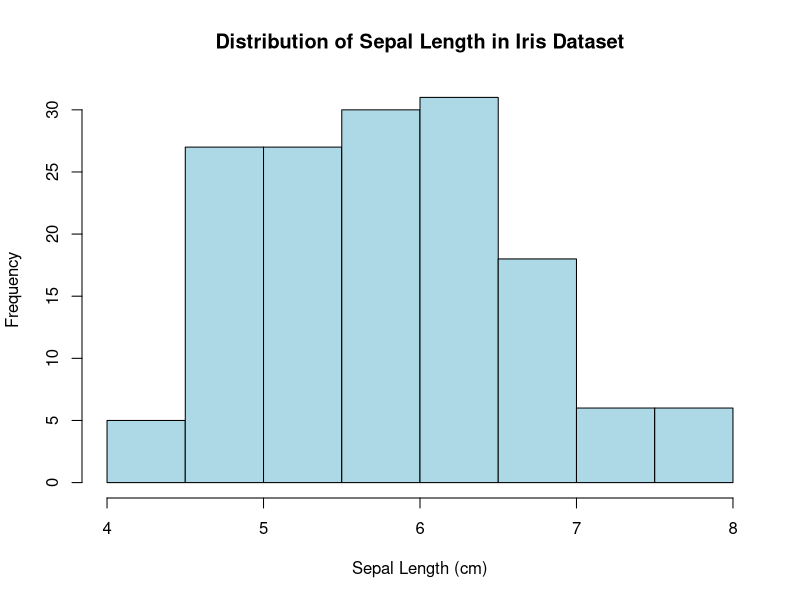
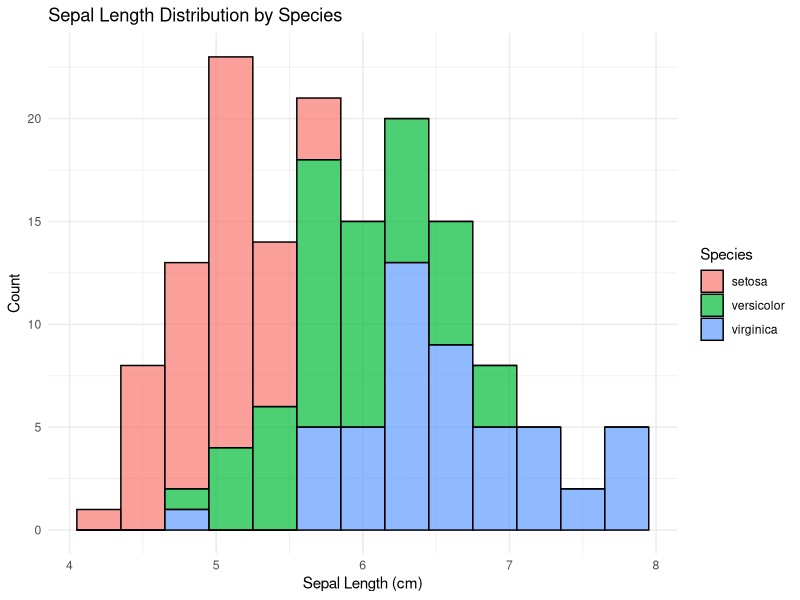
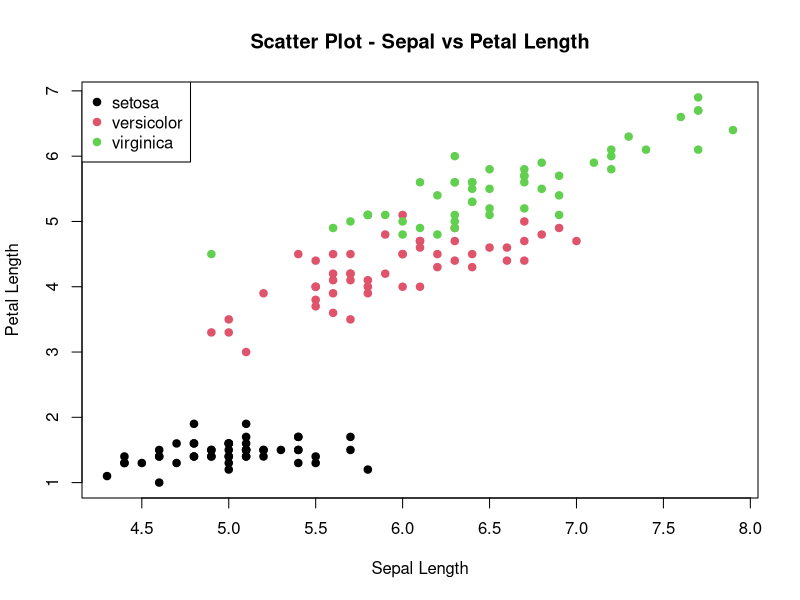
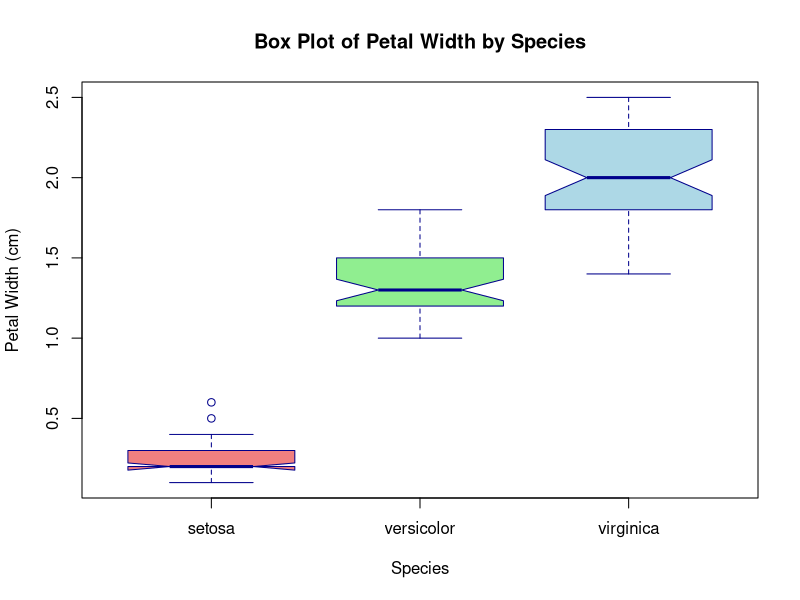
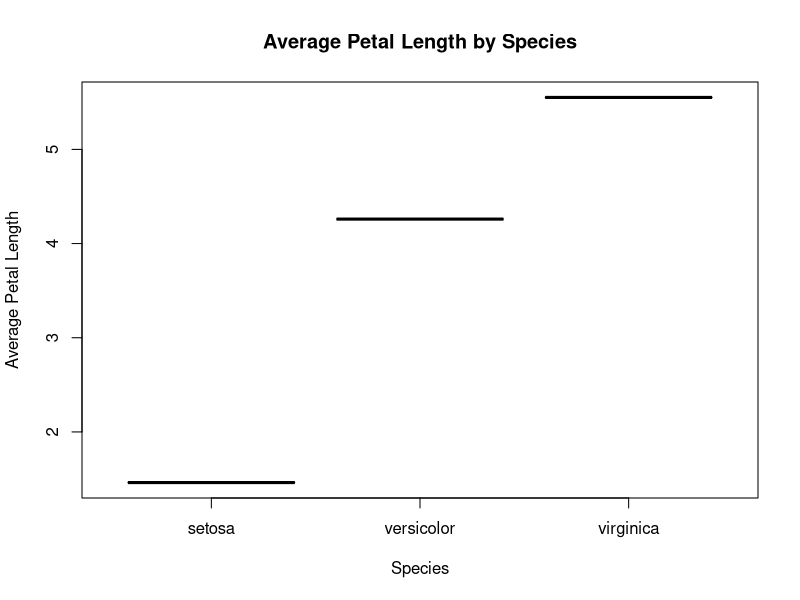
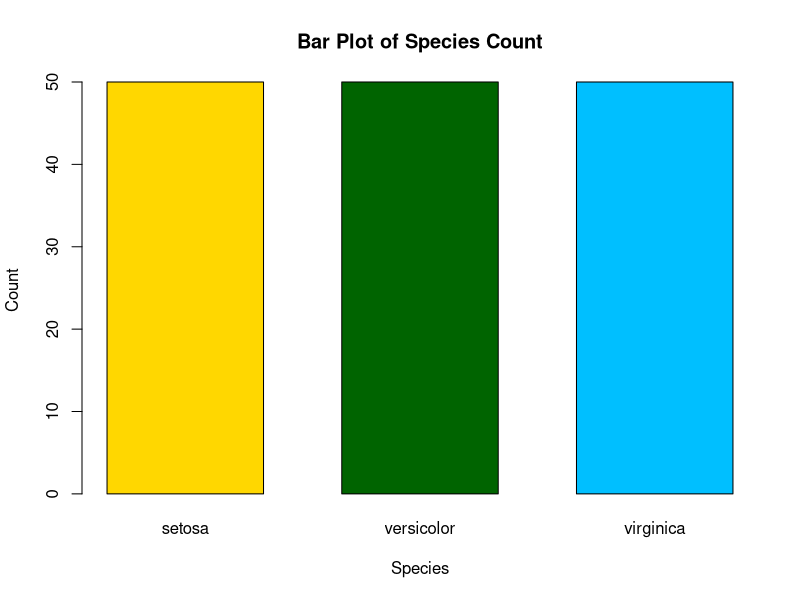

Write R code to recreate these figures, in order.
# ====================================================================
# lab10_obsidian.R
# Collaborative R Visualization Project
# Dataset: iris 
# Team Members:
# Rudresh 2330
# Sangana Ibrampurkar 2310
# Sanika Hoble 2309
# Unnat Umerye 2303
# Shripad Chodankar 2317
# Rakshita Kubal 2319 
# Adit Amonkar 23 
# ====================================================================
# Load dataset
data(iris)

# View structure
str(iris)

# 1. Histogram - Distribution of Sepal Length
# View structure
str(iris)

# Histogram for Sepal.Length
hist(iris$Sepal.Length,
     main = "Distribution of Sepal Length in Iris Dataset",
     xlab = "Sepal Length (cm)",
     ylab = "Frequency",
     col = "lightblue",
     border = "black")

library(ggplot2)
ggplot(iris, aes(x = Sepal.Length, fill = Species)) +
  geom_histogram(binwidth = 0.3, color = "black", alpha = 0.7) +
  labs(title = "Sepal Length Distribution by Species",
       x = "Sepal Length (cm)",
       y = "Count") +
  theme_minimal()

# 2. Scatter Plot - Sepal vs Petal Length
plot(iris$Sepal.Length, iris$Petal.Length,
     main = "Scatter Plot - Sepal vs Petal Length",
     xlab = "Sepal Length",
     ylab = "Petal Length",
     col = iris$Species,
     pch = 19)
legend("topleft", legend = unique(iris$Species), col = 1:3, pch = 19)

# 3. Box Plot - Petal Width by Species
# Description:
# This box plot visualizes the distribution of Petal Width for each species in the iris dataset.
# It helps identify the spread, median, and any potential outliers.

# Display first few rows to understand structure
head(iris)

# Box Plot to compare Petal Width across Species
boxplot(Petal.Width ~ Species,
        data = iris,
        main = "Box Plot of Petal Width by Species",
        xlab = "Species",
        ylab = "Petal Width (cm)",
        col = c("lightcoral", "lightgreen", "lightblue"),
        border = "darkblue",
        notch = TRUE)  #Adds notches to show median confidence interval

# 4. Line Plot - Mean Petal Length per Species
avg <- aggregate(Petal.Length ~ Species, iris, mean)
plot(avg$Species, avg$Petal.Length,
     type = "o",
     main = "Average Petal Length by Species",
     xlab = "Species",
     ylab = "Average Petal Length",
     col = "purple")

# 5. Bar Plot - Count of Each Species
species_count <- table(iris$Species)

barplot(species_count,
        main = "Bar Plot of Species Count",
        xlab = "Species",
        ylab = "Count",
        col = c("gold", "darkgreen", "deepskyblue"),
        border = "black",
        space = 0.5)

# 6. Pie Chart

# 7. Heat Map 
